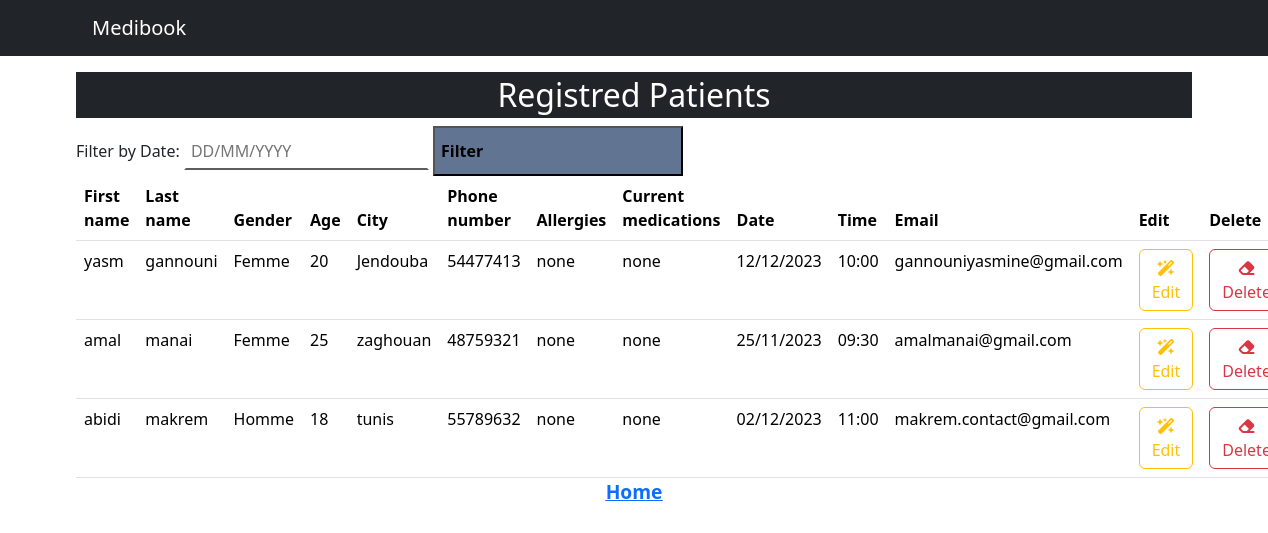
The app's page /page2 with its own data.
### mentor/models.py (models this page shows, shortened)
class Patient(models.Model):
    firstName = models.CharField(max_length=100,blank=False,null=False )
    lastName = models.CharField(max_length=100,blank=False,null=False)
    email = models.EmailField()
    gender = models.CharField(max_length=10,blank=False,null=False)
    age = models.IntegerField()
    city = models.CharField(max_length=10,blank=False,null=False)
    phone = models.CharField(max_length=8,blank=False,null=False)
    allergies = models.CharField(max_length=100,null=True)
    medications = models.CharField(max_length=100,null=True)
    date = models.CharField(max_length=100,blank=False,null=False)
    time = models.CharField(max_length=100,blank=False,null=False)

### mentor/views.py (the view)
# urls.py: path('page2', views.page2, name='page2'),
def page2(request):
    data=Patient.objects.all()
    context={"data":data}
    return render(request, 'page2.html',context)

### templates/page2.html (shortened to what this page needs)
<!doctype html>
<html lang="en">
  <head></head>
    {% load static %}
    <link rel="stylesheet" href="{% static 'css/1.css' %}" />
        <link rel="stylesheet" href="https://cdnjs.cloudflare.com/ajax/libs/font-awesome/6.4.2/css/all.min.css" />
    <link rel="stylesheet" href="https://cdn.jsdelivr.net/npm/bootstrap@5.3.2/dist/css/bootstrap.rtl.min.css">
  </head>
  <body >
    <nav class="navbar navbar-expand-lg navbar-dark bg-dark">
<div class="container-md">
  <a class="navbar-brand " href="/">Medibook </a>
</div>
</nav>
<div class="container mt-3 ">
<div >
  <div class="col-md-17">
  <span> <h2 class="text-center text-white bg-dark p-1"> Registred Patients </h2></span>
    <form method="POST" action="{% url 'filter' %}">
      <label for="filter_date">Filter by Date:</label>
      <input type="text" id="filter_date" name="filter_date" placeholder="DD/MM/YYYY">
      <button type="submit"> Filter</button>
  </form>
    <table class="table mb-0 mx-auto">
      <thead>
        <tr>
          <th scope="col">First name</th>
          <th scope="col">Last name</th>
          <th scope="col">Gender</th>
          <th scope="col">Age</th>
          <th scope="col">City</th>
          <th scope="col">Phone number</th>
          <th scope="col">Allergies</th>
          <th scope="col">Current medications</th>
          <th scope="col">Date</th>
          <th scope="col">Time</th>
          <th scope="col">Email</th>
          <th scope="col">Edit</th>
          <th scope="col">Delete</th>
        </tr>
      </thead>
      <tbody>
        {% for d in data %}
        <tr >
          <td>{{d.firstName}}</td>
          <td>{{d.lastName}}</td>
          <td>{{d.gender}}</td>
          <td>{{d.age}}</td>
          <td>{{d.city}}</td>
          <td>{{d.phone}}</td>
          <td>{{d.allergies}}</td>
          <td>{{d.medications}}</td>
          <td>{{d.date}}</td>
          <td>{{d.time}}</td>
          <td>{{d.email}}</td>
          <td><a href="/update/{{d.id}}" type="button" class="btn btn-outline-warning"> <i class="fa-solid fa-wand-magic-sparkles"></i> Edit</a></td>
          <td><a href="/delete/{{d.id}}" type="button" class="btn btn-outline-danger"> <i class="fa-solid fa-eraser"></i> Delete</a></td>
        </tr>
        {% endfor %}
      </tbody>
    </table>
</div>
</div>
    <p style="font-size: larger;font-weight: bold;" ><u> <a href="{% url 'interface' %}"> Home </a> </u></p>
  </body>
</html>

### project/static/css/1.css (style rules this page uses)
p { font-size:medium; font-weight:20px;color: black; text-align:center; }
button { border-radius:12px 12px; background-color: rgb(97, 117, 146); height:50px;width:250px;cursor: pointer;font-size:20px;font-weight: bold;text-align: left; }
input { border: 2px solid transparent; padding: 5px; outline: none; background-color: transparent; border-bottom: #5e5c5c solid 2px; }

### records on screen
Patient: firstName "yasm", lastName "gannouni", gender "Femme", age "20", city "Jendouba", phone "54477413", allergies "none", medications "none", date "12/12/2023", time "10:00", email "gannouniyasmine@gmail.com"
Patient: firstName "amal", lastName "manai", gender "Femme", age "25", city "zaghouan", phone "48759321", allergies "none", medications "none", date "25/11/2023", time "09:30", email "amalmanai@gmail.com"
Patient: firstName "abidi", lastName "makrem", gender "Homme", age "18", city "tunis", phone "55789632", allergies "none", medications "none", date "02/12/2023", time "11:00", email "makrem.contact@gmail.com"
